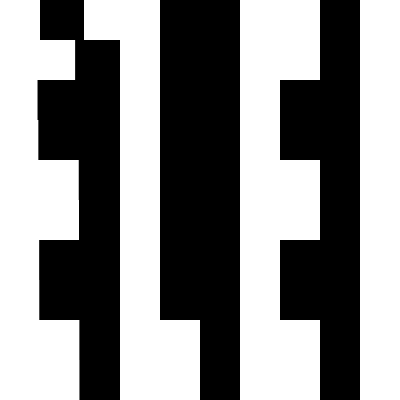
Frame 1 (no input)
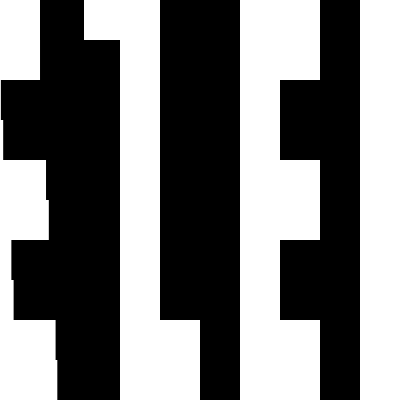
Frame 60 (no input)
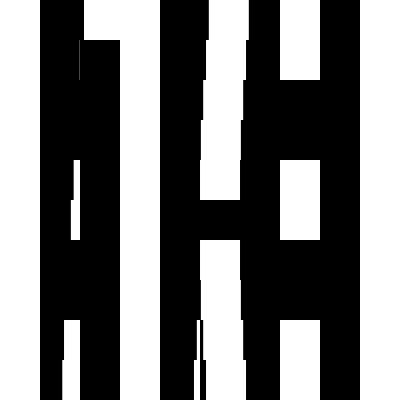
Frame 120 (the mouse pressed at the canvas centre since frame 60)

The p5.js sketch that drew these frames (run headless with seeded random() and noise() and a simulated clock; from frame 60 on, the mouse is pressed at the canvas centre):

// p5.js sketch
// ── sketch.js
let cols = 10;
let rows = 10;

let points = [];

let blocks1 = [
  ['1', '2', '3', '1', '0', '0', '1', '1', '0', '1'],
  ['1', '1', '0', '1', '0', '0', '1', '1', '0', '1'],
  ['1', '0', '0', '1', '0', '0', '1', '0', '0', '1'],
  ['1', '0', '0', '1', '0', '0', '1', '0', '0', '1'],
  ['1', '1', '0', '1', '0', '0', '1', '1', '0', '1'],
  ['1', '1', '0', '1', '0', '0', '1', '1', '0', '1'],
  ['1', '0', '0', '1', '0', '0', '1', '0', '0', '1'],
  ['1', '0', '0', '1', '0', '0', '1', '0', '0', '1'],
  ['1', '1', '0', '1', '1', '0', '1', '1', '0', '1'],
  ['1', '1', '0', '1', '1', '0', '1', '1', '0', '1']
];

let blocks2 = [
  ['0', '0', '3', '1', '0', '0', '1', '1', '0', '1'],
  ['0', '0', '0', '1', '0', '0', '1', '1', '0', '1'],
  ['0', '0', '0', '1', '0', '0', '1', '0', '0', '1'],
  ['0', '3', '0', '1', '0', '0', '1', '0', '0', '1'],
  ['0', '0', '0', '1', '0', '0', '1', '1', '0', '1'],
  ['0', '1', '0', '1', '0', '0', '1', '1', '0', '1'],
  ['0', '0', '0', '1', '0', '0', '1', '0', '0', '1'],
  ['0', '0', '0', '1', '0', '0', '1', '0', '0', '1'],
  ['0', '1', '0', '1', '1', '0', '1', '1', '0', '1'],
  ['0', '1', '0', '1', '1', '0', '1', '1', '0', '1']
];


function setup() {
  createCanvas(400, 400); 
  textAlign(CENTER, CENTER);

  for (let i = 0; i < rows; i++) {
    for (let j = 0; j < cols; j++) {
      let x = j  * 40;
      let y = i * 40;
      points.push(new Spring(x, y, blocks1[i][j], blocks2[i][j]));
    }
  }
}

function draw() {
  background(0);
  noStroke();

  for (let i = 0; i < points.length; i++) {
    points[i].display();
  }
}


//second array that fdoes the samer thing
//
// ── spring.js
class Spring {
    constructor(x, y, blocks1, blocks2) {
      this.startX = x;
      this.startY = y;
      this.x = x;
      this.y = y;
      this.anchor = createVector(this.x, this.y);
      this.pos = createVector(this.x, this.y);
  
      // Spring simulation constants
      this.mass = 80; // Mass
      this.k = 0.2; // Spring constant
      this.damp = 1; // Damping
  
      // spring variables
      this.velocity = createVector(0, 0);
      this.accel = 0.5; // Acceleration
      this.force = 0; // Force
  
      this.block = blocks1;
      this.block2 = blocks2;
    }

	update() { 
		let attractor = createVector(mouseX, mouseY);
		let distanceX = abs(this.anchor.x - attractor.x);
		let distanceY = abs(this.anchor.y - attractor.y);
		distanceY += 1;
		distanceY = distanceY/1000
		if (distanceX < 80) {
			// make the point stick to the attractor 
			this.velocity = attractor.copy();
			this.velocity.sub(this.pos);
			this.velocity.mult(0.005);
			this.pos.x += this.velocity.x / distanceY;

		} else {
			// spring back Y
/* 			this.force = -this.k * ( this.pos.y  - this.anchor.y); // f=-ky
			this.accel = this.force / this.mass;                  // Set the acceleration, f=ma == a=f/m
			this.velocity.y = this.damp * (this.velocity.y + this.accel);     // Set the velocity
			this.pos.y += this.velocity.y;                  // Updated position */

            // spring back X
			this.force = -this.k * ( this.pos.x  - this.anchor.x); // f=-ky
			this.accel = this.force / this.mass;                  // Set the acceleration, f=ma == a=f/m
			this.velocity.x = this.damp * (this.velocity.x + this.accel);     // Set the velocity
			this.pos.x += this.velocity.x;                  // Updated position
 
		}
		this.x = this.pos.x;
		this.y = this.pos.y;
	}
	
	display() {
		this.update();

              let x = this.x 
              let y = this.y 

              let currentLetter = this.block

              if (mouseX >= 400) {
                currentLetter = this.block2;
              }
        
              if (currentLetter == '0') {
                //black (empty) rectangle
                fill(0, 0,0);
                rect(x,  y, 40, 40);

              } else if (currentLetter == '1') {
                //white rectangle
                fill(255);
                rect(x, y, 40, 40);

              } else if (currentLetter =='2') {
                //rectangle with black stripe on the right
                fill(255);
                rect(x, y, 40, 40);
                fill(0);
                rect(x + 36, y , 4, 40);

              } else if (currentLetter =='3') {
                //rectangle with black stripe on the right
                fill(255);
                rect(x, y, 40, 40);
                fill(0);
                rect(x , y , 4, 40);
              }
        
	}
}
